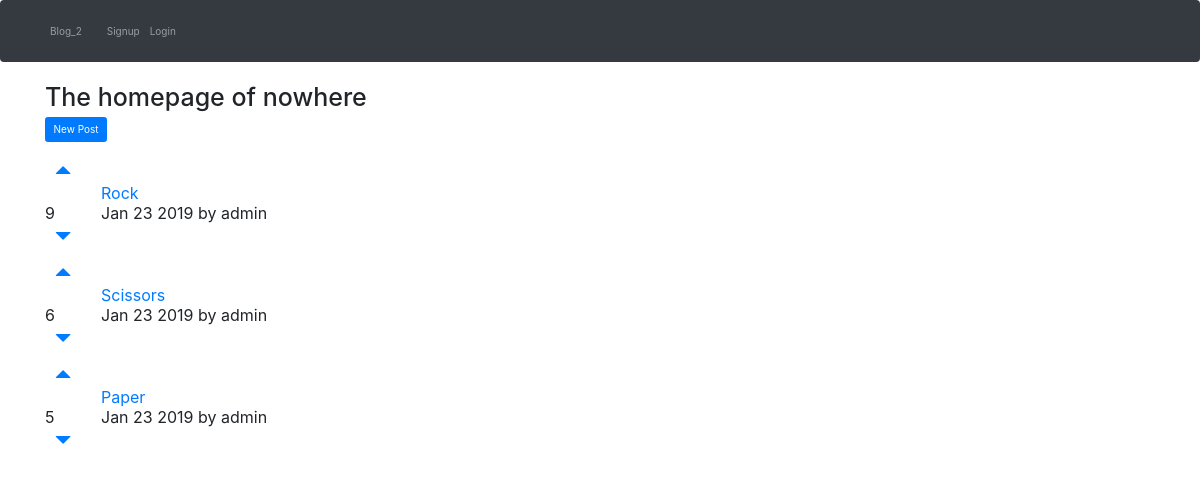
Before: / with the older database file.
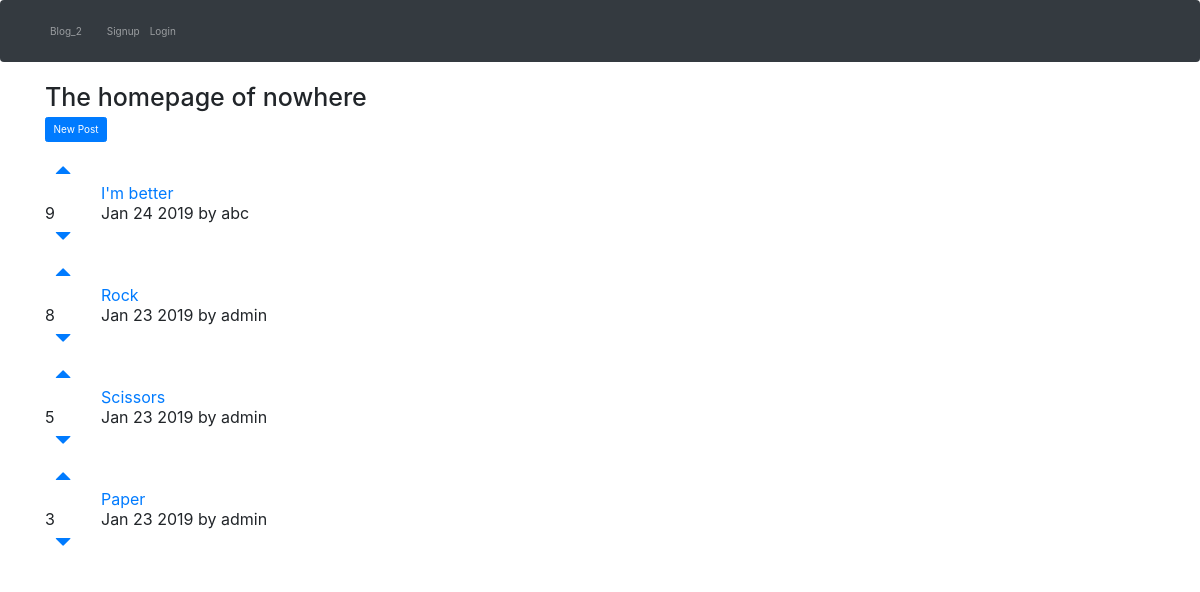
After: the same page with the newer database file.
### posts/models.py (models this page shows)
class Post(models.Model):
    title = models.CharField(max_length=200)
    url = models.CharField(max_length=2000)
    pub_date = models.DateTimeField()
    author = models.ForeignKey(User, on_delete=models.DO_NOTHING,)
    votes_total = models.IntegerField(default=1)
    def pub_date_pretty(self):
        return self.pub_date.strftime('%b %e %Y')

### posts/views.py (the view)
# urls.py: 2. Add a URL to urlpatterns:  path('', views.home, name='home')
def home(request):
    posts = Post.objects.order_by('-votes_total')
    return render(request, 'posts/home.html', {'posts':posts})

### posts/templates/posts/home.html (shortened to what this page needs)
<link rel="stylesheet" href="https://maxcdn.bootstrapcdn.com/bootstrap/3.3.7/css/bootstrap.min.css">
{% extends 'base.html' %}
{% block content %}
<h1>The homepage of nowhere</h1>
<a class="btn btn-primary" href="{% url 'posts:create' %}">New Post</a>
<br/>
<br/>
{% for post in posts.all %}
<table>
<tr>
    <td style="padding-right: 20px;"><a class="nav-link" href="#" onclick="document.getElementById('upvote{{ post.id }}').submit()"><span class="glyphicon glyphicon-triangle-top" aria-hidden="true"></span></a><br/>{{ post.votes_total }}<br/><a class="nav-link" href="#" onclick="document.getElementById('downvote{{ post.id }}').submit()"><span class="glyphicon glyphicon-triangle-bottom" aria-hidden="true"></span></a></td>
    <td><a href="{{ post.url }}">{{ post.title }}</a><br/>{{ post.pub_date_pretty }} by {{ post.author.username }}</td>
</tr>
</table>
{% endfor %}
{% endblock %}

### templates/base.html (shortened to what this page needs)
<!doctype html>
<html lang="en">
<head>
    <link href="https://stackpath.bootstrapcdn.com/bootstrap/4.2.1/css/bootstrap.min.css" rel="stylesheet"
>
</head>
<body>
<nav class="navbar navbar-expand-lg navbar-dark bg-dark">
    <div class="container">
        <ul class="navbar-nav">
            <li class="nav-item">
                <a class="nav-link" href="{% url 'home' %}">Blog_2</a>
            </li>
        </ul>
        <div class="collapse navbar-collapse" id="navbarNavDropdown">
            <ul class="navbar-nav">
                {% if user.is_authenticated %}
                <li class="nav-item">
                    <a class="nav-link" href="#" onclick="document.getElementById('logout').submit()">Logout</a>
                </li>
                <form id='logout' method="POST" action="{% url 'accounts:logout' %}">
                    {% csrf_token %}
                    <input type="hidden"/>
                </form>
                {% else %}
                <li class="nav-item">
                    <a class="nav-link" href="{% url 'accounts:signup' %}">Signup</a>
                </li>
                <li class="nav-item">
                    <a class="nav-link" href="{% url 'accounts:login' %}">Login</a>
                </li>
                {% endif %}
            </ul>
        </div>
    </div>
</nav>
<div class="container">
    {% block content %}
    {% endblock %}
</div>
</body>
</html>

Changed rows visible on the page:
added Post: votes_total "9", title "I'm better", pub_date_pretty "Jan 24 2019", author.username "abc"
changed Post "Rock": votes_total "9" → "8"
changed Post "Scissors": votes_total "6" → "5"
changed Post "Paper": votes_total "5" → "3"
